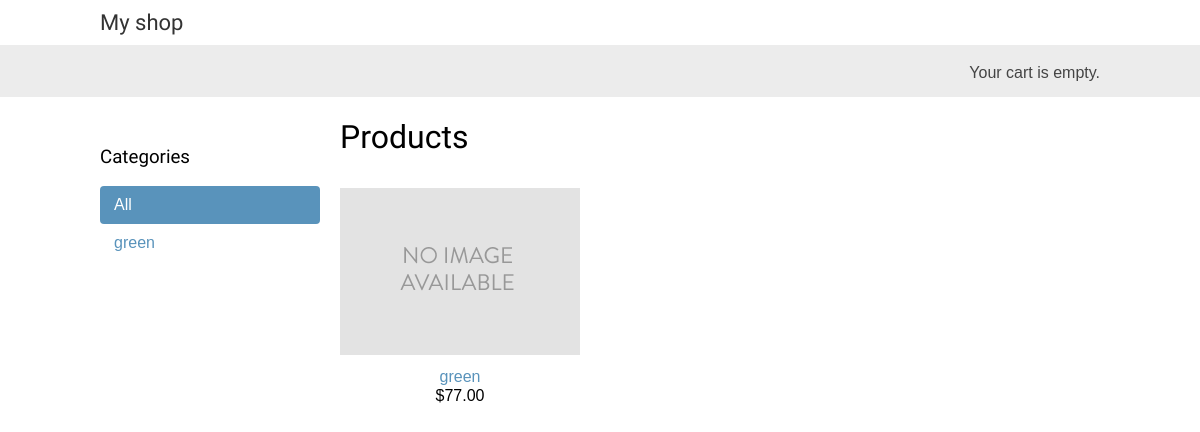
The app's page /, older data.
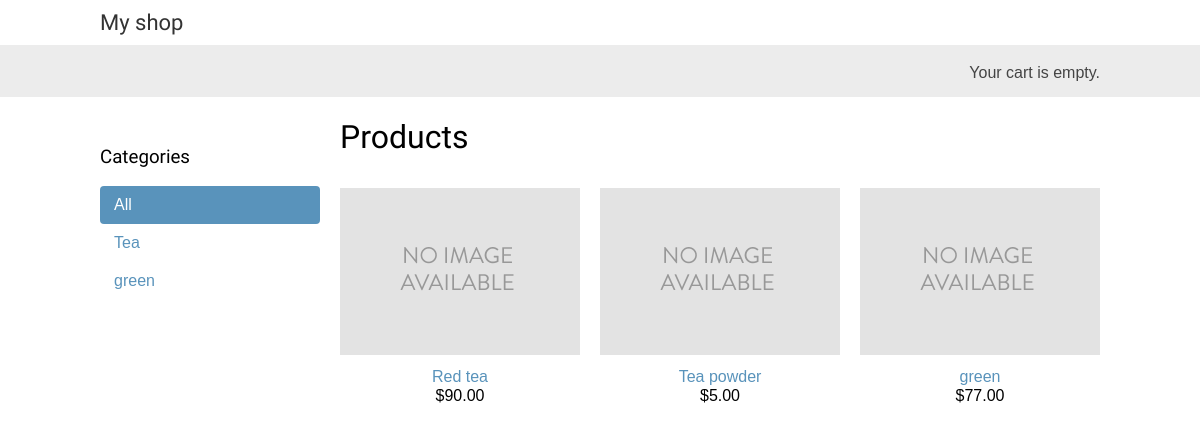
The same page, newer data.
### shop/models.py (models this page shows, shortened)
class Category(models.Model):
    name = models.CharField(max_length=200,db_index=True)
    slug = models.SlugField(max_length=200,unique=True)
    class Meta:
        ordering = ['name']
        verbose_name = 'category'
        verbose_name_plural = 'categories'
    def get_absolute_url(self):
        return reverse('shop:product_list_by_category',args=[self.slug])

class Product(models.Model):
    category = models.ForeignKey(Category,related_name='products',on_delete=models.CASCADE)
    name = models.CharField(max_length=200, db_index=True)
    slug = models.SlugField(max_length=200, db_index=True)
    image = models.ImageField(upload_to='products/%Y/%m/%d',blank=True)
    description = models.TextField(blank=True)
    price = models.DecimalField(max_digits=10, decimal_places=2)
    available = models.BooleanField(default=True)
    created = models.DateTimeField(auto_now_add=True)
    updated = models.DateTimeField(auto_now=True)
    class Meta:
        ordering = ['name']
        index_together = (('id', 'slug'),)
    def get_absolute_url(self):
        return reverse('shop:product_detail',args=[self.id, self.slug])

### shop/views.py (the view)
# urls.py: path('', views.product_list, name='product_list'),
def product_list(request,category_slug=None):
    category=None
    categories=Category.objects.all()
    products=Product.objects.all()
    if category_slug:
        category=get_object_or_404(Category,slug=category_slug)
        products = products.filter(category=category)
    return render(request,'shop/product/list.html',{'category': category,'categories': categories,'products': products})

### shop/templates/shop/product/list.html (shortened to what this page needs)
{% extends "shop/base.html" %}
{% load static %}
{% block content %}
<div id="sidebar">
    <h3>Categories</h3>
    <ul>
        <li {% if not category %}class="selected"{% endif %}>
        <a href="{% url "shop:product_list" %}">All</a>
        </li>
        {% for c in categories %}
        <li {% if category.slug == c.slug %}class="selected"{% endif %}>
        <a href="{{ c.get_absolute_url }}">{{ c.name }}</a>
        </li>
        {% endfor %}
    </ul>
</div>
<div id="main" class="product-list">
    <h1>{% if category %}{{ category.name }}{% else %}Products
    {% endif %}</h1>
    {% for product in products %}
        <div class="item">
            <a href="{{ product.get_absolute_url }}">
            <img src="{% if product.image %}{{ product.image.url }}{%else %}{% static "img/no_image.png" %}{% endif %}">
            </a>
            <a href="{{ product.get_absolute_url }}">{{ product.name }}</a>
    <br>
    ${{ product.price }}
        </div>
    {% endfor %}
</div>
{% endblock %}

### shop/templates/shop/base.html (shortened to what this page needs)
{% load static %}
<!DOCTYPE html>
<html>
<head>
<link href="{% static "css/base.css" %}" rel="stylesheet">
</head>
<body>
<div id="header">
<a href="/" class="logo">My shop</a>
</div>
<div id="subheader">
<div class="cart">
Your cart is empty.
</div>
</div>
<div id="content">
{% block content %}
{% endblock %}
</div>
</body>
</html>

### shop/static/css/base.css (style rules this page uses)
body { margin:0; padding:0; font-family:helvetica, sans-serif; }
h1, h2, h3, h4, h5 , h6 { font-family: 'Ubuntu', sans-serif; font-weight:normal; }
a { text-decoration:none; color:#5993bb; }
#header { padding:10px 100px; font-size:18px; overflow:auto; }
#subheader { background:#ececec; color:#444; padding:15px 100px; overflow:auto; }
#header .logo { font-family: 'Ubuntu', sans-serif; float:left; color:#333; font-size:22px; margin-right:10%; }
#subheader .cart { float:right; padding-top:4px; }
#content { padding:0 100px; overflow:hidden; }
#sidebar { width:220px; padding:30px 20px 0 0; float:left; }
#sidebar ul { margin:0; padding:0; }
#sidebar ul li { margin:0; list-style:none; padding:10px 14px; }
#sidebar ul li a { display:block; }
#sidebar ul li.selected { background:#5993bb; border-radius:4px; }
#sidebar ul li.selected a { color:#fff; }
#main { float:left; width: 96%; margin-right:-220px; overflow:hidden; }
.product-list .item { width:25%; padding:10px 20px 10px 0; float:left; text-align:center; line-height:1.2; }
.product-list .item img { width:100%; margin-bottom:8px; }

Row changes from the older to the newer data that the page shows:
added Category: name "Tea"
added Product: name "Red tea", price "90.00"
added Product: name "Tea powder", price "5.00"
